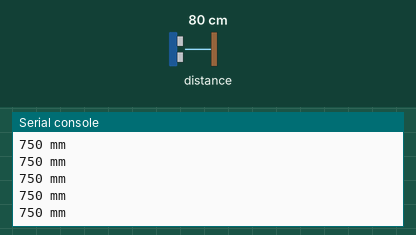
Recording of a program running on a simulated Raspberry Pi Pico running MicroPython. On the bench: the last lines printed to the serial console. The test bench sets the inputs (shaded band); at power-on: distance to the obstacle 80 cm. Library files of the repository ran but are not shown: vl53l0x.py.

Above: at 1.3 s.
1.4 s: distance to the obstacle set to 2 cm
At 2.2 s:
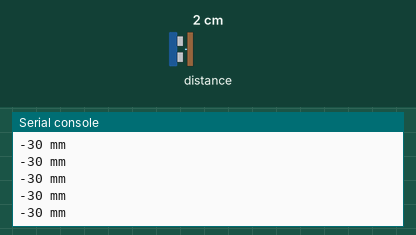
2.9 s: distance to the obstacle set to 4 cm
At 4.0 s:
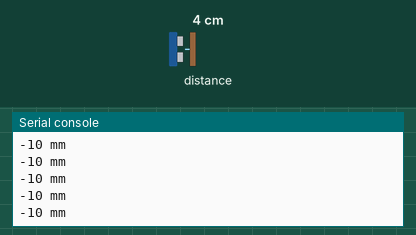
Timing chart, 0 to 5.9 s (numbered marks = the images above; inputs shaded):
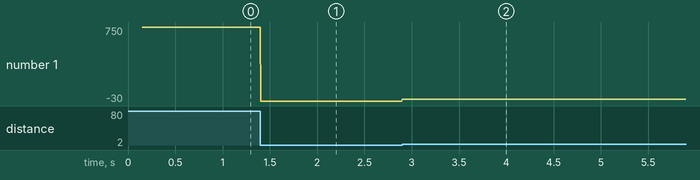

The program:

tof_test.py
```python
# import time
from machine import Pin, I2C
from vl53l0x import VL53L0X

sda = Pin(14)
scl = Pin(15)
id = 1
print("setting up i2c", id)

i2c = I2C(id=id, sda=sda, scl=scl)

print(repr(i2c.scan()))
if 0x29 not in i2c.scan():
    print("Failed to find device")
    raise RuntimeError()

# print("creating vl53lox object")
# Create a VL53L0X object
tof = VL53L0X(i2c)

# Pre: 12 to 18 (initialized to 14 by default)
# Final: 8 to 14 (initialized to 10 by default)

# the measuring_timing_budget is a value in ms, the longer the budget, the more accurate the reading.
budget = tof.measurement_timing_budget_us
print("Budget was:", budget)
tof.set_measurement_timing_budget(40000)

# Sets the VCSEL (vertical cavity surface emitting laser) pulse period for the
# given period type (VL53L0X::VcselPeriodPreRange or VL53L0X::VcselPeriodFinalRange)
# to the given value (in PCLKs). Longer periods increase the potential range of the sensor.
# Valid values are (even numbers only):

# tof.set_Vcsel_pulse_period(tof.vcsel_period_type[0], 18)
tof.set_Vcsel_pulse_period(tof.vcsel_period_type[0], 12)

# tof.set_Vcsel_pulse_period(tof.vcsel_period_type[1], 14)
tof.set_Vcsel_pulse_period(tof.vcsel_period_type[1], 8)

while True:
# Start ranging
    print(tof.ping()-50, "mm")
```

Measured:
- after the input at 1.4 s, the serial console: prints a new line at once (image 1)
- after the input at 2.9 s, the serial console: prints a new line at once (image 2)
- plotted number 1: 750 → -30 after the input at 1.4 s, -30 → -10 after the input at 2.9 s
